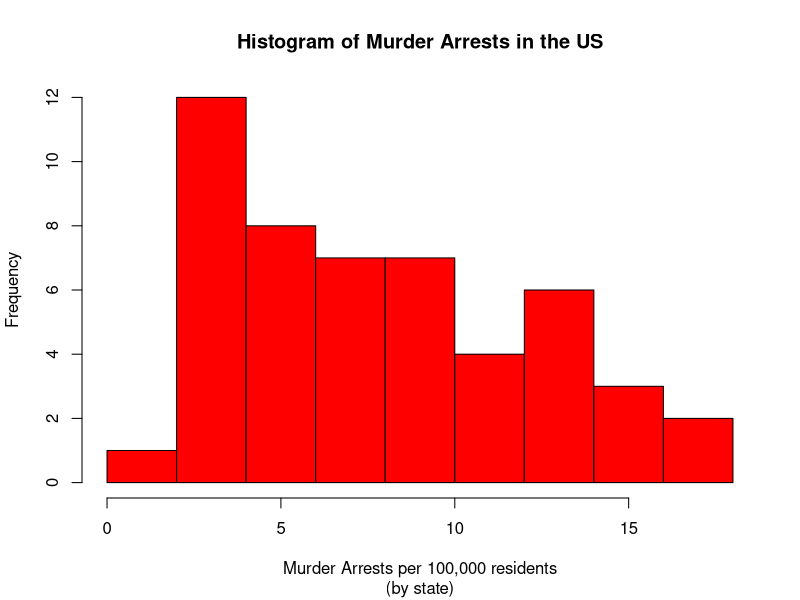
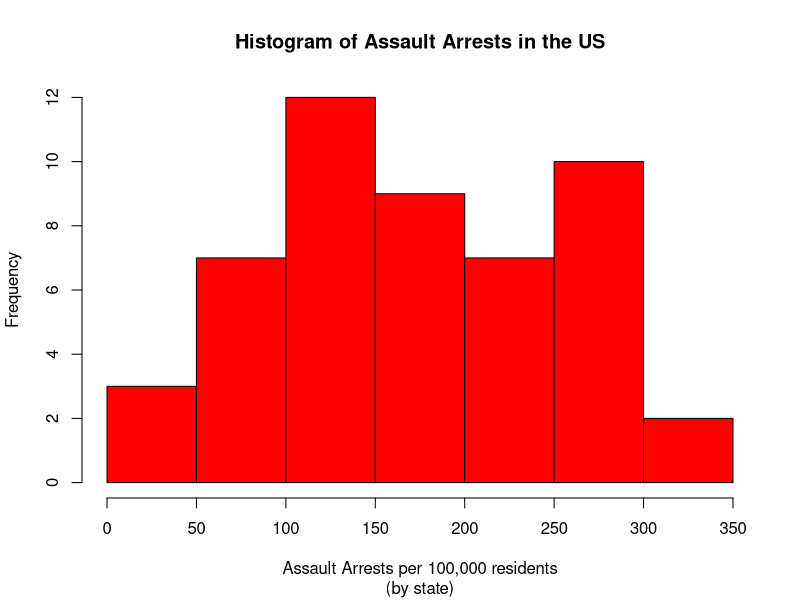
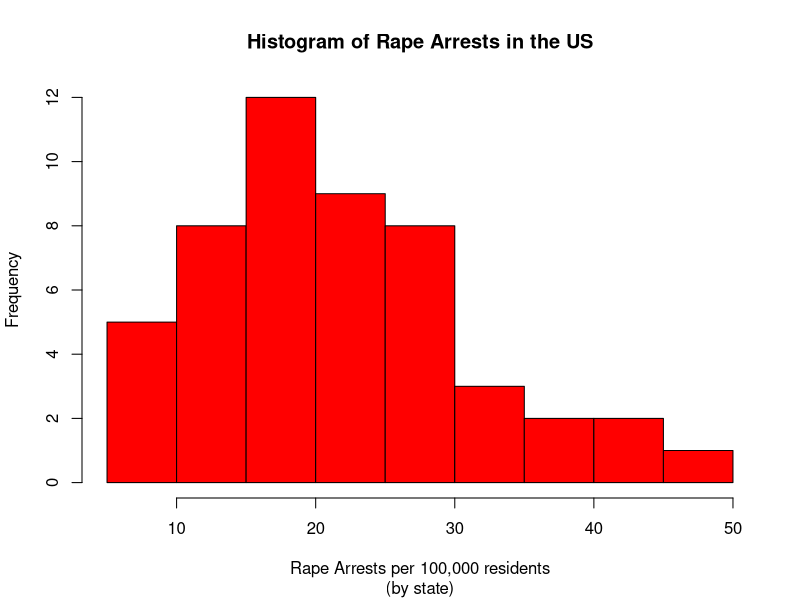
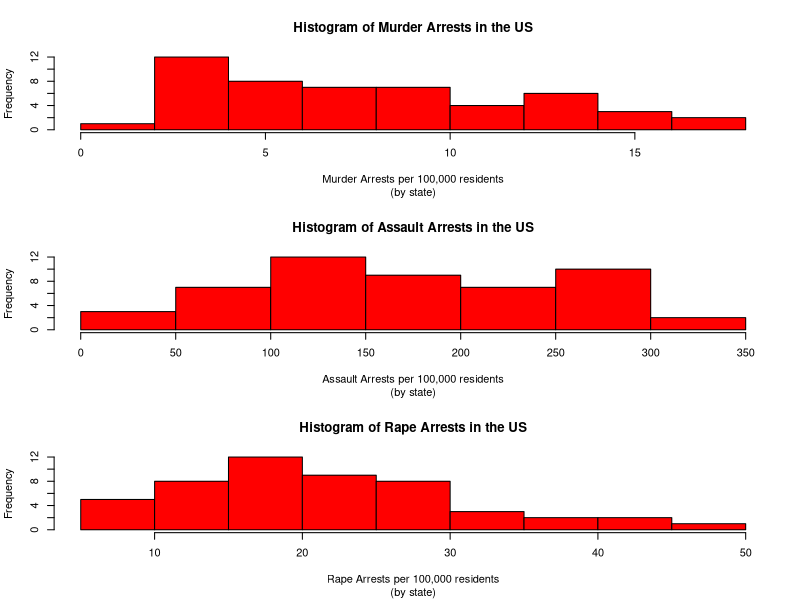
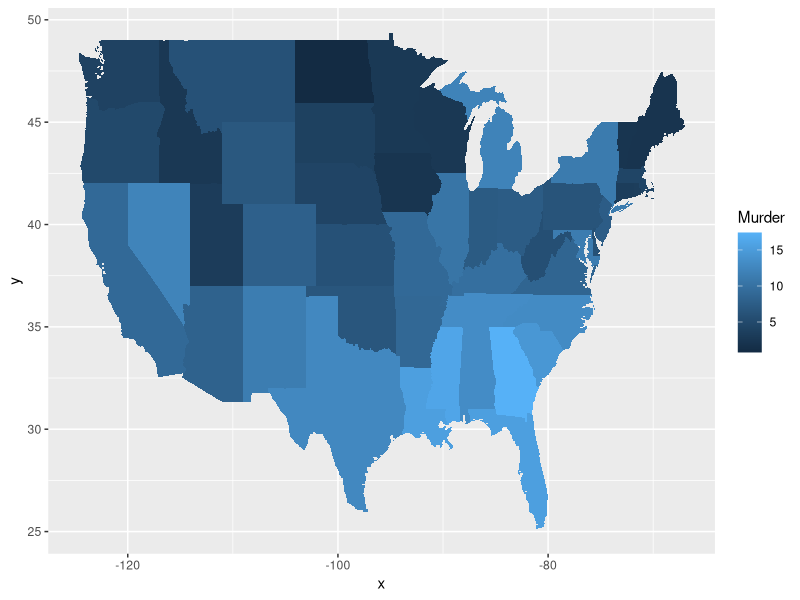

Here is the R script that generated these plots, in order:
## ---- chunk 1
library(datasets)
## ---- chunk 2
dat <- USArrests
## ---- chunk 3
library(dplyr)
dat$state <- tolower(rownames(USArrests))
## ---- chunk 4
names(dat)
## ---- chunk 5
typeof(dat$Murder)
## ---- chunk 6
hist(dat$Murder, col = 'red', ylab = 'Frequency', xlab = 'Murder Arrests per 100,000 residents', main = 'Histogram of Murder Arrests in the US', sub = '(by state)')
## ---- chunk 7
summary(dat$Murder)
## ---- chunk 8
hist(dat$Assault, col = 'red', ylab = 'Frequency', xlab = 'Assault Arrests per 100,000 residents', main = 'Histogram of Assault Arrests in the US', sub = '(by state)')
summary(dat$Assault)
hist(dat$Rape, col = 'red', ylab = 'Frequency', xlab = 'Rape Arrests per 100,000 residents', main = 'Histogram of Rape Arrests in the US', sub = '(by state)')
summary(dat$Rape)
par(mfrow=c(3,1))
hist(dat$Murder, col = 'red', ylab = 'Frequency', xlab = 'Murder Arrests per 100,000 residents', main = 'Histogram of Murder Arrests in the US', sub = '(by state)')
hist(dat$Assault, col = 'red', ylab = 'Frequency', xlab = 'Assault Arrests per 100,000 residents', main = 'Histogram of Assault Arrests in the US', sub = '(by state)')
summary(dat$Assault)
hist(dat$Rape, col = 'red', ylab = 'Frequency', xlab = 'Rape Arrests per 100,000 residents', main = 'Histogram of Rape Arrests in the US', sub = '(by state)')
## ---- chunk 9

library(maps) 
library(ggplot2) 

ggplot(dat, aes(map_id=state, fill=Murder)) + 
  geom_map(map=map_data("state")) + 
  expand_limits(x=map_data("state")$long, y=map_data("state")$lat)
